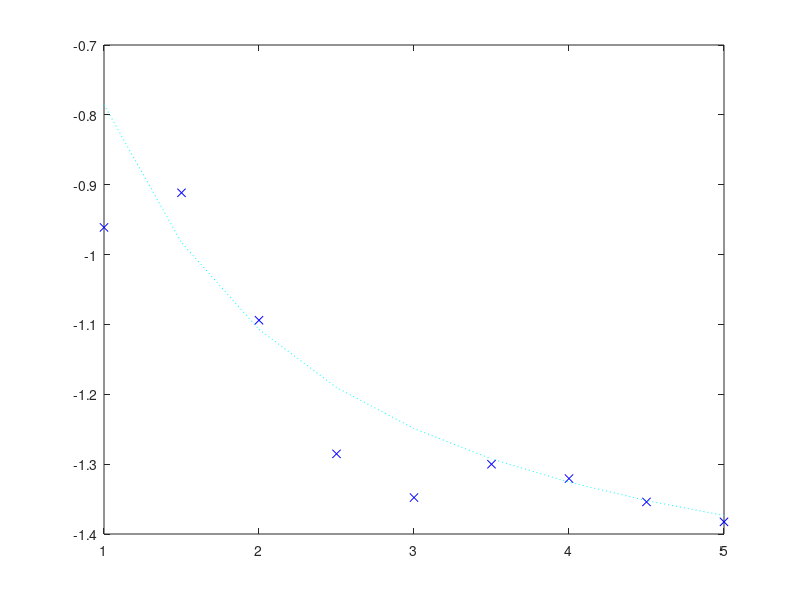

This chart was generated by the following MATLAB code: (Note: this script raises an error after producing the figure.)
% 1d example
clear all; close all;

k = 3;                % 2-linear, 3-quadratic, 4-cubic
ncp = 6;              % number of control points, should <= length(x)-k+1
x = [1:0.5:5]';

if ncp > length(x)-k+1
    disp(sprintf('The number of polynomial pieces to be used must be positive'));
    disp(sprintf('but not larger than length(x)-k+1 = %d.', length(x)-k+1));
    return
end

y = -atan(x);
plot(x,y,'c:'), hold on         % original arctan curve
y = y + 0.1*randn(length(y),1); % add some noise
plot(x,y,'bx');

sp = spap2(ncp,k,x,y);   % least squares spline approximation
fnplt(sp,'b--')          % function plot
[coefs,knots] = fnbrk(sp, 'coefs', 'knots');
C = spcol(knots, k, x);  % obtain collocation matrix
xx = aveknt(knots,k)';   % get the site locations
nc = size(xx,1);         % number of sites (should equal to ncp+k-1)

eps = 1e-6;

%% Check correctness
p = C\y; % least square sol'n
norm(coefs(:) - p) < eps
n = size(coefs(:));

% Objective: min (y - C*p)'*(y - C*p)
H = C'*C;
f = -y'*C;

% Enforce second divided difference >= 0
dd = diff(xx);
A = spdiags([-dd(2:nc-1), dd(2:nc-1)+dd(1:nc-2), -dd(1:nc-2)], ...
            [0:2], nc-2,nc);
b = zeros(nc-2,1);

% min ||y - C p||2
% s.t. convex constraints
%p = quadprog(H,f, full(A), b);  
cvx_begin
  variable p(n);
  minimize( norm(C*p - y));
  subject to
    A * p <= 0;
cvx_end

plot(xx,p,'o');

sp2 = spmak(knots,p,size(p'));
fnplt(sp2,'r'); hold off
xlabel('x value','FontWeight','bold');
ylabel('y value','FontWeight','bold');
legend('arctan curve without noise','arctan points with noise','B-spline',...
       'control points','B-spline cvx')
title('Convex Fitting','FontSize',12,'FontWeight','bold')

%% Check 
-diff(diff(p)./diff(xx))' < eps

figure(2)
fnplt(sp), hold on
fnplt(fnder(sp,1),'r:')
fnplt(fnder(sp,2),'g:')
hold off
legend('spline','1st derivative','2nd derivative')
title('Least-squares spline approximation')
